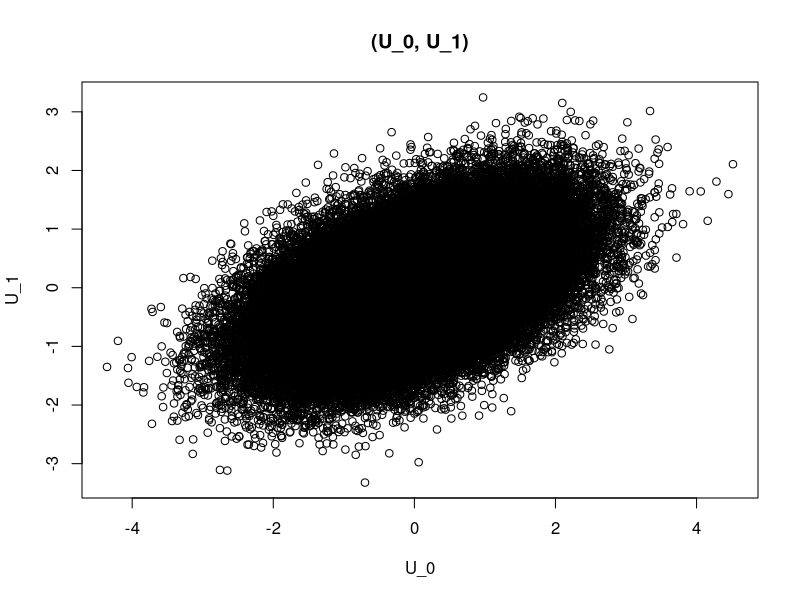
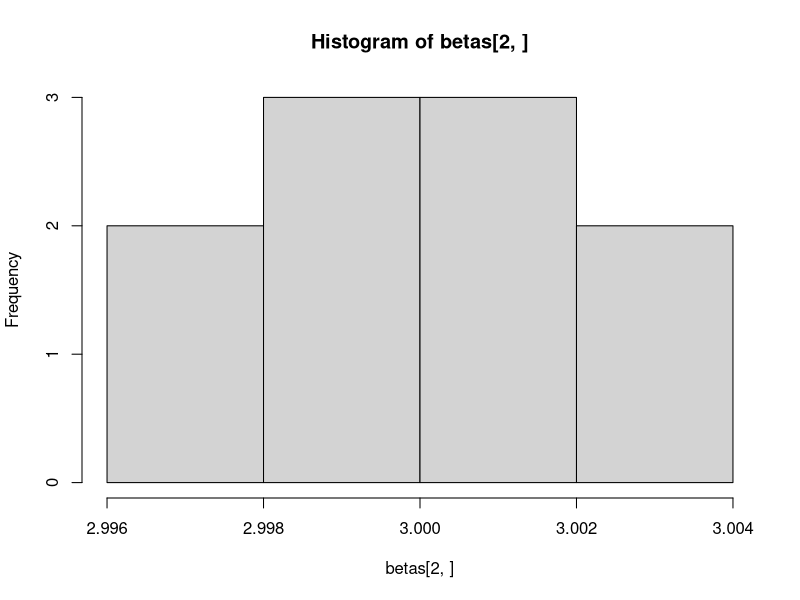
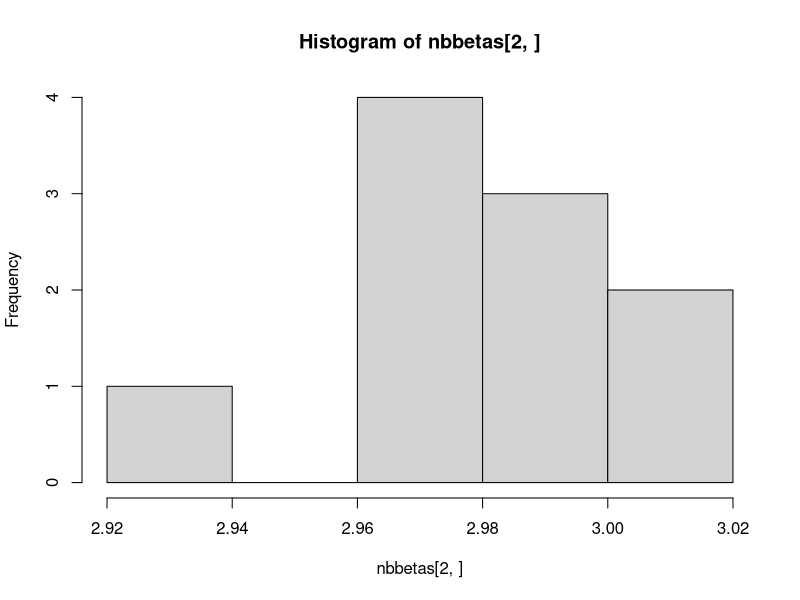

Write R code to recreate these figures, in order.
# Empirical Analysis III
# Mogstad
# Problem Set 1
# 
# Chase Abram, Tom Hierons, Jeanne Sorin

# Get packages(s)
# install.packages("mvtnorm");
library(mvtnorm)

# Problem 2

# Parameters
sigma = 0.75
rho = 0.5
N = 100000

# "true" results
trueATE = 0
truebeta = (sigma^2 - 1)/sqrt(1 - 2*rho*sigma + sigma^2)*sqrt(2/pi)
trueATT = sqrt(1-2*rho*sigma + sigma^2)*sqrt(2/pi)
trueATUT = -trueATT

# Generate data
mymean = c(0,0)
# Note I generate (U_0, U_1), NOT (U_1, U_0)
mysigma = matrix(c(1, rho*sigma, rho*sigma, sigma^2), ncol = 2)
U <- rmvnorm(n=N, mean=mymean, sigma = mysigma)

# Spot check
plot(U, xlab="U_0", ylab="U_1", main="(U_0, U_1)")

# returns subset of X which is treated
treated <- function(X) {
  treats = matrix(, nrow = 0, ncol = 2)
  for(i in 1:length(X[,1]))
    if(X[i,2] > X[i,1]) {
      treats <- rbind(treats, X[i,])
    }
  return(treats)
}

# returns subset of X which is untreated
untreated <- function(X) {
  untreats = matrix(, nrow = 0, ncol = 2)
  for(i in 1:length(X[,1]))
    if(X[i,2] <= X[i,1]) {
      untreats <- rbind(untreats, X[i,])
    }
  return(untreats)
}

# Get treated and untreated groups
# Note that we have the counterfactuals in this experiment
tr <- treated(U)
ut <- untreated(U)

# Calculate treatment effects
ATE <- mean(U[,2] - U[,1])
ATT <- mean(tr[,2] - tr[,1])
ATUT <- mean(ut[,2] - ut[,1])
betaOLS <- mean(tr[,2]) - mean(ut[,1])

#########################

# Problem 3

# Monte Carlo

# a)

# Setup
N = 10000
X1 = rep(1, len=N)
X2 = rnorm(n=N, mean = 0, sd = 10)
# X2 = c(-4999:5000)
X = matrix(c(X1, X2), ncol=2)
beta = c(2,3)
sigma = 2
U = rnorm(n = N, mean = 0, sd = sigma)
Y = X%*%beta + U

betahat <- function(X,Y) {
  return(solve(t(X)%*%X)%*%t(X)%*%Y)
}

mybetahat <- betahat(X,Y)

# Uses homoskedasticity
Vhat <- function(X,Y) {
   return(solve(1/length(Y)*t(X)%*%X)*mean((Y-X%*%betahat(X,Y))^2))
}

myVhat <- Vhat(X,Y)

se <- function(X,Y) {
  return(sqrt(1/length(Y)*diag(Vhat(X,Y))))
}

myse <- se(X,Y)

# b)

sees <- function(bs) {
  return(sqrt(rowMeans(bs^2) - rowMeans(bs)^2))
}

S = 10

betas = matrix(, nrow = 2, ncol = 0)

for(s in 1:S) {
  Us <- rnorm(n = N, mean = 0, sd = sigma)
  Ys <- X%*%beta + Us
  betas <- cbind(betas, betahat(X,Ys))
}

mysees <- sees(betas)

hist(betas[2,])

# Nonparametric bootstrap

# a)

N = 10000

U1 <- rnorm(n=N, mean = 0, sd = 1)
U2 <- rnorm(n=N, mean = 0, sd = 1)
D <- rbinom(n=N,1,0.5)
augD <- matrix(c(rep(1,len=N), D), ncol = 2)
Y1 <- 5 + U1
Y0 <- 2 + U2
Y <- Y0 + D*(Y1 - Y0)
nbbetahat <- betahat(augD,Y)
nbse <- se(augD, Y)

# b)


bootsamp <- function(X,Y,N) {
  indices <- ceiling(runif(N,0,length(Y)))
  Xsamp <- X[indices,]
  Ysamp <- Y[indices]
  return(matrix(c(Xsamp,Ysamp), ncol=ncol(X)+1))
}

bootsamp(augD,Y,N)

S <- 10

nbbetas = matrix(, nrow = 2, ncol = 0)

for(s in 1:S) {
  samp <- bootsamp(augD,Y,N)
  Ds <- samp[,1:2]
  Ys <- samp[,3]
  nbbetas <- cbind(nbbetas, betahat(Ds,Ys))
}

nbsees <- sees(nbbetas)

hist(nbbetas[2,])
